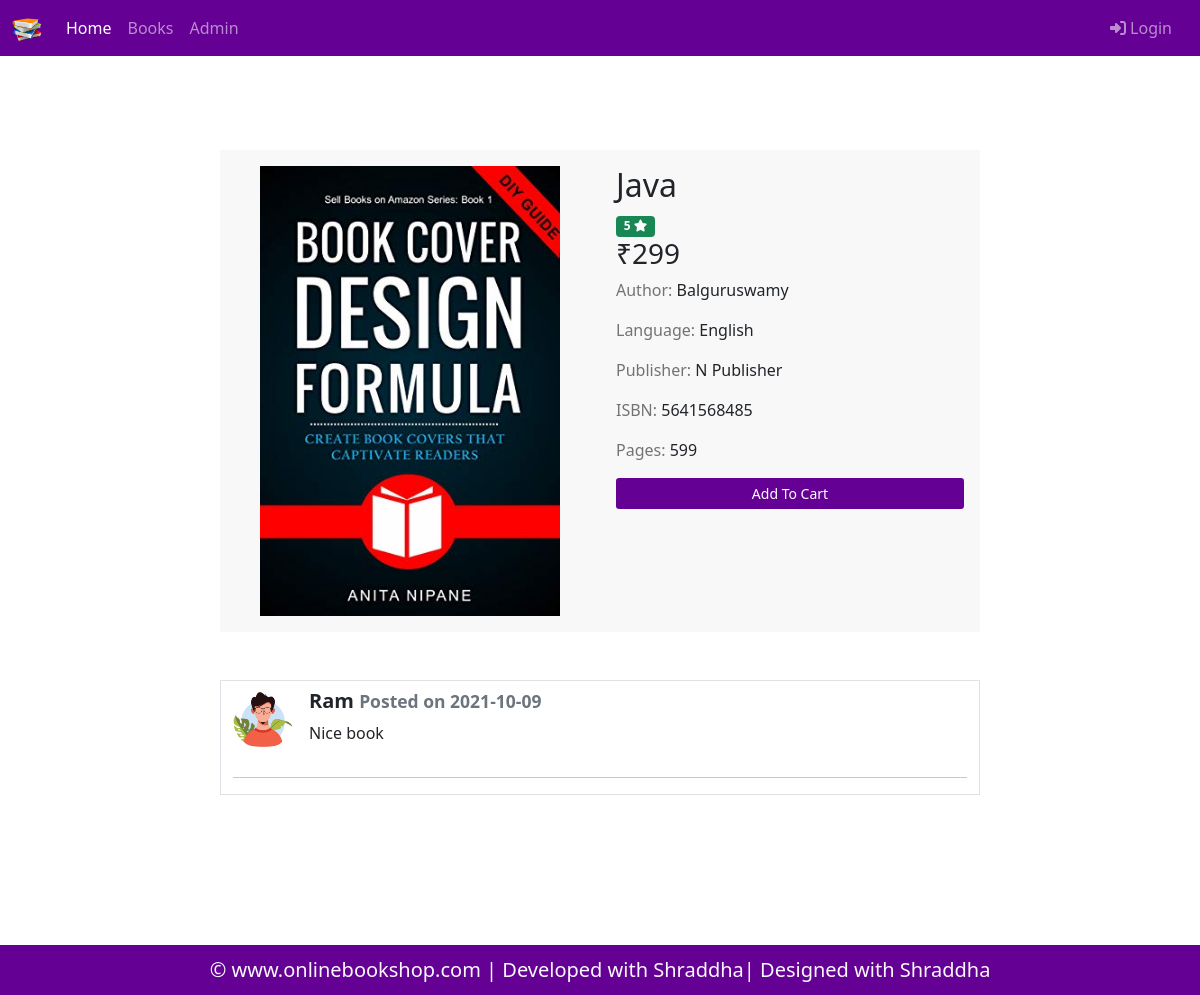
Page /book-detail.php?id=1 on the committed database.
### tables this page shows
CREATE TABLE `books` (
  `id` int(11) NOT NULL,
  `name` varchar(100) NOT NULL,
  `rating` int(11) NOT NULL,
  `author` varchar(100) NOT NULL,
  `lang` varchar(100) NOT NULL,
  `publisher` varchar(100) NOT NULL,
  `isbn` varchar(100) NOT NULL,
  `pages` int(11) NOT NULL,
  `category_id` int(11) NOT NULL,
  `category_name` varchar(100) NOT NULL,
  `image` varchar(100) NOT NULL,
  `price` float NOT NULL,
  `recommended` int(11) NOT NULL DEFAULT 0
);

CREATE TABLE `bookreview` (
  `id` int(11) NOT NULL,
  `book_id` int(11) NOT NULL,
  `comment` text NOT NULL,
  `date` date NOT NULL,
  `user_name` varchar(100) NOT NULL
);

### book-detail.php (the view, shortened to what this page needs)
<?php include('header.php');
include "db/config.php";
$id = $_GET['id'];
$r = mysqli_fetch_assoc(mysqli_query($conn, "select * from books where id = $id"));
?>
<div class="container" style="margin-top: 150px; margin-bottom: 150px;">
<div class="row ">
    <div class="col-lg-2 "></div>
    <div class="col-lg-4  p-3" style="background-color: rgb(248, 248, 248);">
        <center>
            <img src="img/books/<?php echo $r['image'];?>" width="300px; " />
        </center>
    </div>
    <div class="col-lg-4  p-3" style="background-color: rgb(248, 248, 248);">
        <h1 style="font-size: 32px; " class="lead"><?php echo $r['name']; ?></h1>
        <span class="badge bg-success"><?php echo $r['rating']; ?> <i class="fas fa-star"></i></span>
        <h3>₹<?php echo $r['price']; ?></h3>
        <p><span style="color: rgb(115, 115, 115);">Author:</span> <?php echo $r['author']; ?></p>
        <p><span style="color: rgb(115, 115, 115);">Language:</span> <?php echo $r['lang']; ?></p>
        <p><span style="color: rgb(115, 115, 115);">Publisher:</span> <?php echo $r['publisher']; ?></p>
        <p><span style="color: rgb(115, 115, 115);">ISBN:</span> <?php echo $r['isbn']; ?></p>
        <p><span style="color: rgb(115, 115, 115);">Pages:</span> <?php echo $r['pages']; ?></p>
        <div class="d-grid ">
        <a href="addtocart.php?id=<?php echo $id; ?>" class="btn btn-sm btn-my-primary btn-block">Add To Cart</a>
        </div>
    </div>
    <div class="col-lg-2"></div>
</div>
<div class="row mt-5 ">
    <div class="col-lg-2"></div>
    <div class="col-lg-8 border">
<?php
$sql1 = "SELECT * FROM bookreview where book_id = $id ORDER BY id DESC;";
$res1 = mysqli_query($conn, $sql1);
if($res1 == TRUE)
{
    $count1 = mysqli_num_rows($res1);
    if($count1 > 0)
    {
        while($rows = mysqli_fetch_assoc($res1) )
        {
            ?>
            <div class="mt-2 d-flex">
                        <img src="img/user_icon.jpg" alt="John Doe" class="me-3 rounded-circle"
                            style="width: 60px; height: 60px;" />
                        <div>
                            <h5 class="fw-bold">
                                <?php echo $rows['user_name']?>
                                <small class="text-muted">Posted on <?php echo $rows['date']?></small>
                            </h5>
                            <p>
                            <?php echo $rows['comment']?>
                            </p>
                        </div>
                    </div>
                    <hr>
          <?php
        }
      }
  }
  ?>
    </div>
    <div class="col-lg-2"></div>
</div>
</div>
<?php include('footer.php'); ?>

### css/style.css (style rules this page uses)
* { margin: 0; padding: 0; box-sizing: border-box; }
.btn-my-primary { background-color: #650094 !important; color:white !important; }

### rows in the picture
books: image (picture), name "Java", rating "5", price "299", author "Balguruswamy", lang "English", publisher "N Publisher", isbn "5641568485", pages "599"
bookreview: user_name "Ram", date "2021-10-09", comment "Nice book"
